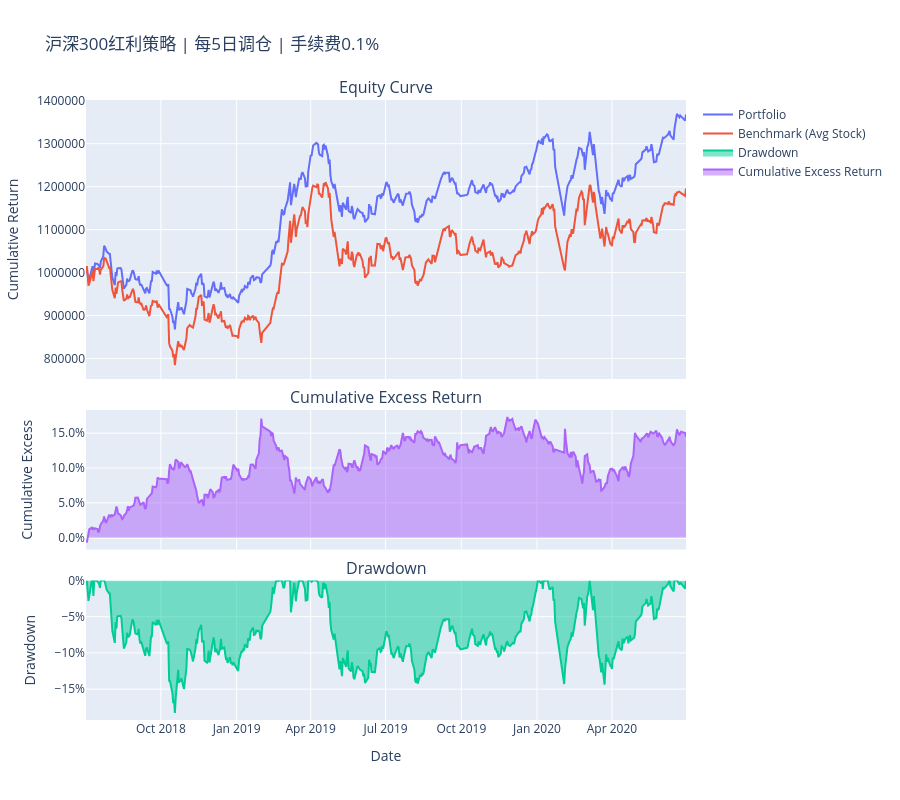

Notebook code cell kept with this figure:
### Code cell
import warnings
from util import *

warnings.filterwarnings("ignore")

# ===================== 红利策略 全多头回测配置 =====================
CONFIG = {
    "INITIAL_CASH": 1_000_000,       # 初始资金
    "START_DATE": "2018-07-01",      # 【可调节】回测开始日期
    "END_DATE": "2020-06-30",        # 【可调节】回测结束日期
    "REBALANCE_FREQ": 5,             # 【可调节】调仓频率（每N个选股日）
    "PRICE_FILE": "data/eod_prices.parquet",    # 价格文件路径
    "SELECTION_FILE": "records/industry_selection.parquet", # 红利选股文件
    "TRANSACTION_FEE": 0.001         # 【可调节】交易手续费（0.1%）
}

# ===================== 执行红利策略回测 =====================
portfolio_ser, benchmark_ser, metrics = backtest_long_only(
    initial_cash=CONFIG["INITIAL_CASH"],
    start_date=CONFIG["START_DATE"],
    end_date=CONFIG["END_DATE"],
    rebalance_freq=CONFIG["REBALANCE_FREQ"],
    price_file=CONFIG["PRICE_FILE"],
    selection_file=CONFIG["SELECTION_FILE"],
    transaction_fee_rate=CONFIG["TRANSACTION_FEE"]
)

# ===================== 输出绩效指标 =====================
print("\n==================== 沪深300红利策略 绩效指标 ====================")
for k, v in metrics.items():
    print(f"{k}: {v:.4f}")

# ===================== 绘制回测图表 =====================
plot_results(
    portfolio_values=portfolio_ser,
    benchmark_values=benchmark_ser,
    title=f'沪深300红利策略 | 每{CONFIG["REBALANCE_FREQ"]}日调仓 | 手续费{CONFIG["TRANSACTION_FEE"]*100:.1f}%',
    plot_excess=True
)

### Figure 1 — Plotly figure (JSON) as saved in the notebook; plotly's stock layout.template omitted (floating-point values rounded to 4 significant figures; data arrays with more than 128 entries replaced by an {"elided": "..."} marker saying what was removed)
{"data": [{"mode": "lines", "name": "Portfolio", "type": "scatter", "x": {"elided": "485 str values"}, "xaxis": "x", "y": {"elided": "485 float values"}, "yaxis": "y"}, {"mode": "lines", "name": "Benchmark (Avg Stock)", "type": "scatter", "x": {"elided": "485 str values"}, "xaxis": "x", "y": {"elided": "485 float values"}, "yaxis": "y"}, {"fill": "tozeroy", "mode": "lines", "name": "Drawdown", "type": "scatter", "x": {"elided": "484 str values"}, "xaxis": "x3", "y": {"elided": "484 float values"}, "yaxis": "y3"}, {"fill": "tozeroy", "mode": "lines", "name": "Cumulative Excess Return", "type": "scatter", "x": {"elided": "484 str values"}, "xaxis": "x2", "y": {"elided": "484 float values"}, "yaxis": "y2"}], "layout": {"annotations": [{"font": {"size": 16}, "showarrow": false, "text": "Equity Curve", "x": 0.5, "xanchor": "center", "xref": "paper", "y": 1, "yanchor": "bottom", "yref": "paper"}, {"font": {"size": 16}, "showarrow": false, "text": "Cumulative Excess Return", "x": 0.5, "xanchor": "center", "xref": "paper", "y": 0.5, "yanchor": "bottom", "yref": "paper"}, {"font": {"size": 16}, "showarrow": false, "text": "Drawdown", "x": 0.5, "xanchor": "center", "xref": "paper", "y": 0.225, "yanchor": "bottom", "yref": "paper"}], "height": 800, "hovermode": "x unified", "showlegend": true, "title": {"text": "沪深300红利策略 | 每5日调仓 | 手续费0.1%"}, "xaxis": {"anchor": "y", "domain": [0, 1], "matches": "x3", "showticklabels": false}, "xaxis2": {"anchor": "y2", "domain": [0, 1], "matches": "x3", "showticklabels": false}, "xaxis3": {"anchor": "y3", "domain": [0, 1], "title": {"text": "Date"}}, "yaxis": {"anchor": "x", "domain": [0.55, 1], "tickformat": ".0f", "title": {"text": "Cumulative Return"}}, "yaxis2": {"anchor": "x2", "domain": [0.275, 0.5], "tickformat": ".1%", "title": {"text": "Cumulative Excess"}}, "yaxis3": {"anchor": "x3", "domain": [0, 0.225], "tickformat": ".0%", "title": {"text": "Drawdown"}}}}
